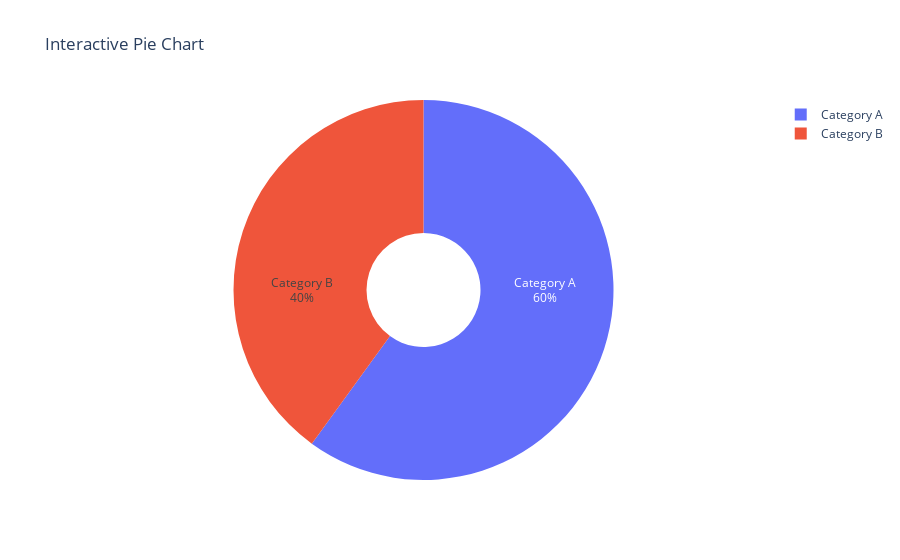

Notebook code for this chart:
### Code cell
#Q 21 Using Plotly, create an interactive pie chart of randomly generated data, add labels and percentages, set the title as 'Interactive Pie Chart'.


import plotly.graph_objects as go
import numpy as np

#Generating random data for the pie chart
np.random.seed(0)
labels = ['Category A', 'Category B', 'Category C', 'Category D']
values = np.random.randint(10, 20, size=2)

#Creating a pie chart
fig = go.Figure(data=[go.Pie(labels=labels, values=values, hole=0.3, 
                             textinfo='label+percent', 
                             insidetextorientation='radial')])

#Update layout with title
fig.update_layout(
    title_text='Interactive Pie Chart'
)

#Showing the plot
fig.show()

### Figure 1 — Plotly figure (JSON) as saved in the notebook; plotly's stock layout.template omitted (floating-point values rounded to 4 significant figures)
{"data": [{"hole": 0.3, "insidetextorientation": "radial", "labels": ["Category A", "Category B", "Category C", "Category D"], "textinfo": "label+percent", "type": "pie", "values": [15, 10]}], "layout": {"title": {"text": "Interactive Pie Chart"}}}
